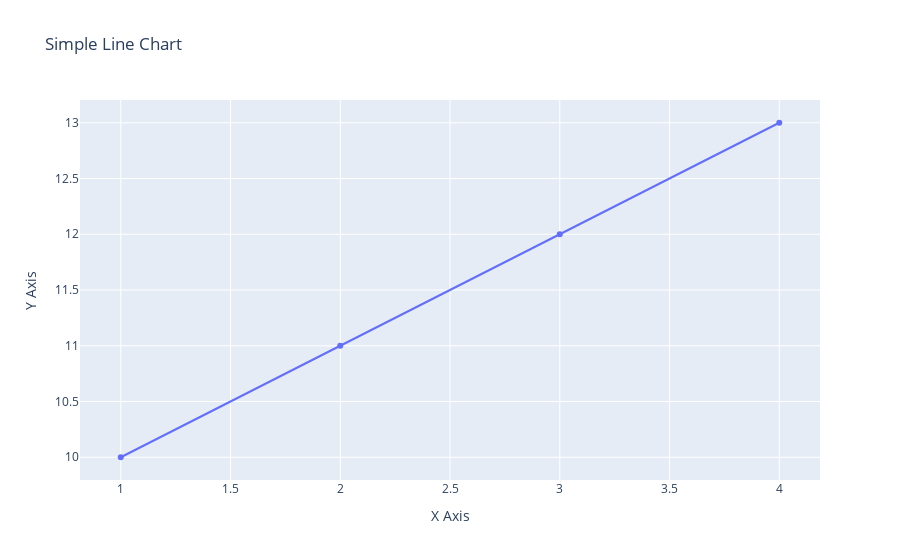

Write notebook code for a chart like this one.
### Markdown cell above
Example: Below is an example of creating a simple scatter plot using plotly.
___

### Code cell
import plotly.graph_objects as go

# Data
trace = go.Scatter(x=[1, 2, 3, 4], y=[10, 11, 12, 13])

# Layout
layout = go.Layout(title='Simple Line Chart', xaxis=dict(title='X Axis'), yaxis=dict(title='Y Axis'))

# Figure
fig = go.Figure(data=[trace], layout=layout)

# Plot
fig.show()

### Figure 1 — Plotly figure (JSON) as saved in the notebook; plotly's stock layout.template omitted (floating-point values rounded to 4 significant figures)
{"data": [{"type": "scatter", "x": [1, 2, 3, 4], "y": [10, 11, 12, 13]}], "layout": {"title": {"text": "Simple Line Chart"}, "xaxis": {"title": {"text": "X Axis"}}, "yaxis": {"title": {"text": "Y Axis"}}}}
